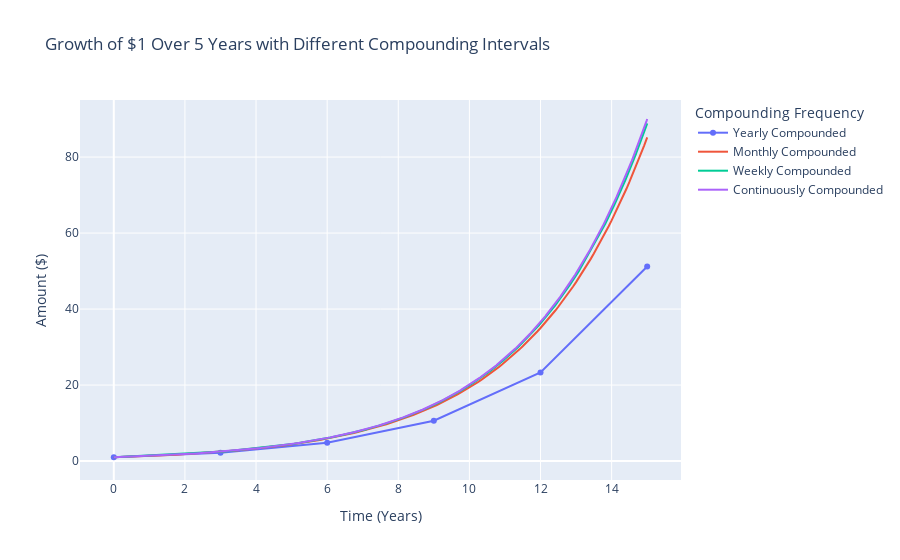

The code cell stored with this chart in its notebook:
### Code cell
# Full article at: https://pavoltravnik.lawly.cz/en/euler-number/

import numpy as np
import plotly.graph_objects as go

years_total = 15

# Define the time spans for different compounding frequencies
years = np.linspace(0, years_total, 6)  # Yearly intervals for 5 years
months = np.linspace(0, years_total, years_total * 12 + 1)  # Monthly intervals for 5 years
weeks = np.linspace(0, years_total, years_total * 365 + 1)  # Daily intervals for 5 years
continuous = np.linspace(0, years_total, 1000)  # Continuous compounding over 5 years for a smooth curve

# Initial investment
P = 1  # $1 investment

# Annual interest rate
r = 1  # 100% annual interest

# Calculating compound interest for different compounding frequencies
yearly_compound = P * (1 + r) ** years
monthly_compound = P * (1 + r / 12) ** (12 * months)
weekly_compound = P * (1 + r / 52 ) ** (52 * weeks)
continuous_compound = P * np.exp(r * continuous)

# Create the plot with Plotly
fig = go.Figure()

# Add traces for each compounding frequency
fig.add_trace(go.Scatter(x=years, y=yearly_compound, mode='lines+markers', name='Yearly Compounded'))
fig.add_trace(go.Scatter(x=months, y=monthly_compound, mode='lines', name='Monthly Compounded'))
fig.add_trace(go.Scatter(x=weeks, y=weekly_compound, mode='lines', name='Weekly Compounded'))
fig.add_trace(go.Scatter(x=continuous, y=continuous_compound, mode='lines', name='Continuously Compounded'))

# Update the layout to add titles and axis labels
fig.update_layout(
    title='Growth of $1 Over 5 Years with Different Compounding Intervals',
    xaxis_title='Time (Years)',
    yaxis_title='Amount ($)',
    legend_title='Compounding Frequency'
)

# Display the figure
fig.show()

### Figure 1 — Plotly figure (JSON) as saved in the notebook; plotly's stock layout.template omitted (floating-point values rounded to 4 significant figures; data arrays with more than 128 entries replaced by an {"elided": "..."} marker saying what was removed)
{"data": [{"mode": "lines+markers", "name": "Yearly Compounded", "type": "scatter", "x": [0, 3, 6, 9, 12, 15], "y": [1, 2.197, 4.827, 10.6, 23.3, 51.19]}, {"mode": "lines", "name": "Monthly Compounded", "type": "scatter", "x": {"elided": "181 float values"}, "y": {"elided": "181 float values"}}, {"mode": "lines", "name": "Weekly Compounded", "type": "scatter", "x": {"elided": "5476 float values"}, "y": {"elided": "5476 float values"}}, {"mode": "lines", "name": "Continuously Compounded", "type": "scatter", "x": {"elided": "1000 float values"}, "y": {"elided": "1000 float values"}}], "layout": {"legend": {"title": {"text": "Compounding Frequency"}}, "title": {"text": "Growth of $1 Over 5 Years with Different Compounding Intervals"}, "xaxis": {"title": {"text": "Time (Years)"}}, "yaxis": {"title": {"text": "Amount ($)"}}}}
